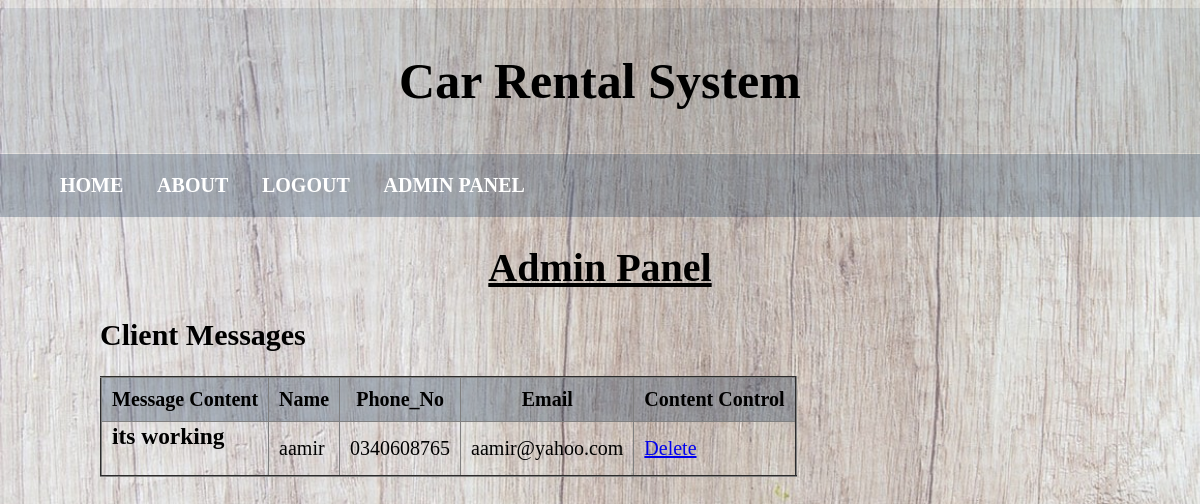
The app's page /project/project/admin-login/client_msg.php with its own data.
### tables this page shows
CREATE TABLE IF NOT EXISTS `message` (
  `id` int(9) NOT NULL AUTO_INCREMENT,
  `firstName` varchar(255) NOT NULL,
  `lastName` varchar(255) NOT NULL,
  `tel_no` varchar(255) NOT NULL,
  `email` varchar(255) NOT NULL,
  `message` varchar(255) NOT NULL,
  PRIMARY KEY (`id`)
);

### project/project/admin-login/client_msg.php (the view, shortened to what this page needs)
<html>
<head>
	<link rel="stylesheet" type="text/css" href="css/clientreq_style.css">
</head>
<body>
	<header>
		<h1 id="logo">Car Rental System</h1>
	</header>
	<nav>
	<ul>
		<li><a href="home.php"> HOME</a></li>
		<li><a href="aboutus.php"> ABOUT</a></li>
		<li><a href="admin_logout.php"> LOGOUT</a></li>
		<li><a href="admin_panel.php"> ADMIN PANEL</a></li>
	</ul>
</nav>
<main>
	<h1 id="ad1">Admin Panel</h1>
	<section id="sec">
		<h1 id="msg">Client Messages</h1>
	<table border="2">
		<tr>
			<th class="header">Message Content</th>
			<th class="header">Name</th>
			<th class="header">Phone_No</th>
			<th class="header">Email</th>
			<th class="header">Content Control</th>
		</tr>
		<?php
		include 'connect.php';
		$select = "SELECT * FROM message";
		$result = $conn->query($select);
								while($row = $result->fetch_assoc()){
							?>
								<tr class="tr1">
								<td class="data"><h3><?php echo $row['message'] ?></h3></td>
								<td class="data"><?php echo $row['firstName'] ?></td>
								<td class="data"><?php echo $row['tel_no'] ?></td>
								<td class="data"><?php echo $row['email'] ?></td>
								<td class="data"><a href="javascript:sureToApprove(<?php echo $row['id'];?>)" class="ico del">Delete</a></td>
							</tr>
							<?php
								}
		?>
	</table>
</section>
</main>
</body>
</html>

### project/project/admin-login/css/clientreq_style.css (style rules this page uses)
#logo { font-size: 50px; text-align: center; }
body { margin-left: auto; margin-right: auto; background-image: url('images/wooden_bg.jpg'); background-size: cover; font-size: 15; }
header { background: rgba(28, 54, 85, 0.1); padding: 10px 20px; }
nav { background: rgba(28, 54, 85, 0.3); padding: 5px; margin-top: 1px; }
li a { color: white; text-decoration-line: none; }
li { display: inline; margin-left: 15px; margin-right: 15px; font-size: 20px; font-variant: small-caps; font-weight: bold; }
#ad1 { font-size: 40px; font-weight: bold; text-align: center; text-decoration-line: underline; }
table { border-collapse: collapse; }
.header { font-size: 20px; padding: 10px; text-align: center; background-color: rgba(28,54,85,0.3); }
.data { font-size: 20px; padding-left: 10px; padding-right: 10px; }
#sec { padding-left: 50px; }
#msg { font-size: 30px; }
#sec { padding-left: 100px; }

### records on screen
message: message "its working", firstName "aamir", tel_no "0340608765", email "aamir@yahoo.com"
